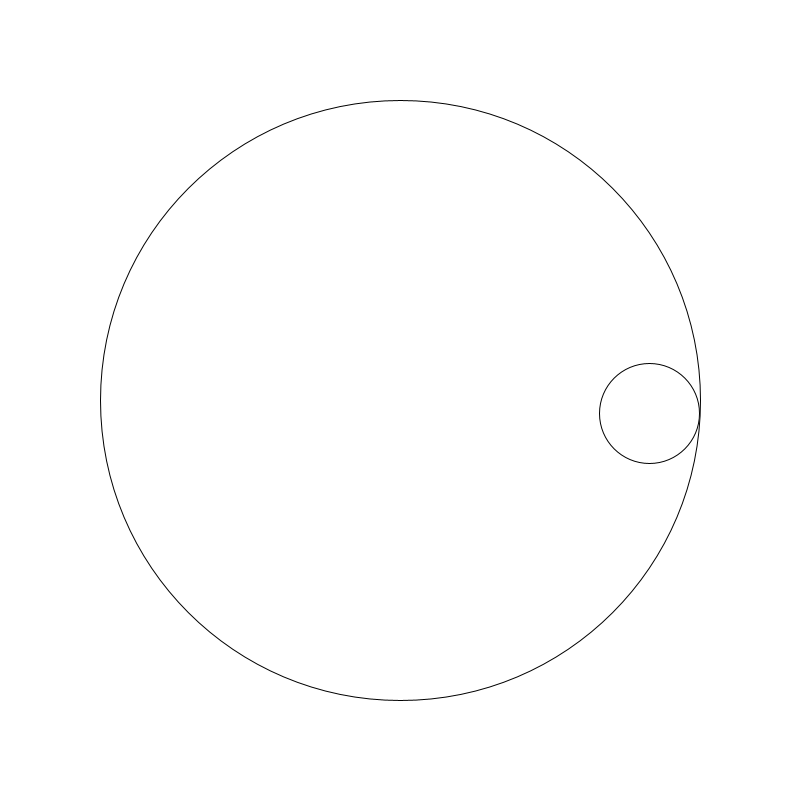
Frame 1 (no input)
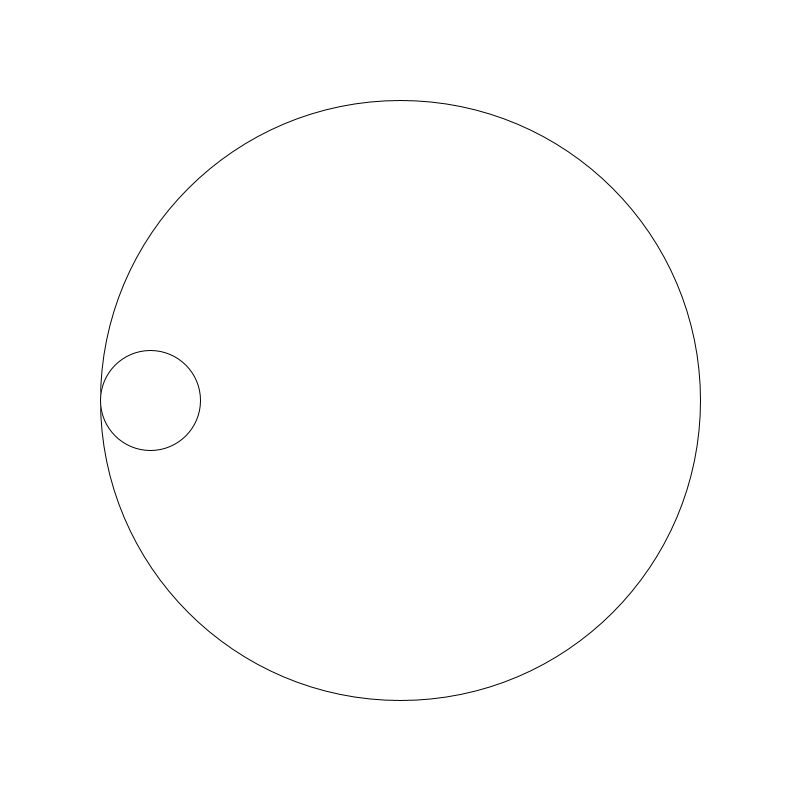
Frame 60 (the mouse pressed at the canvas centre just before this capture)
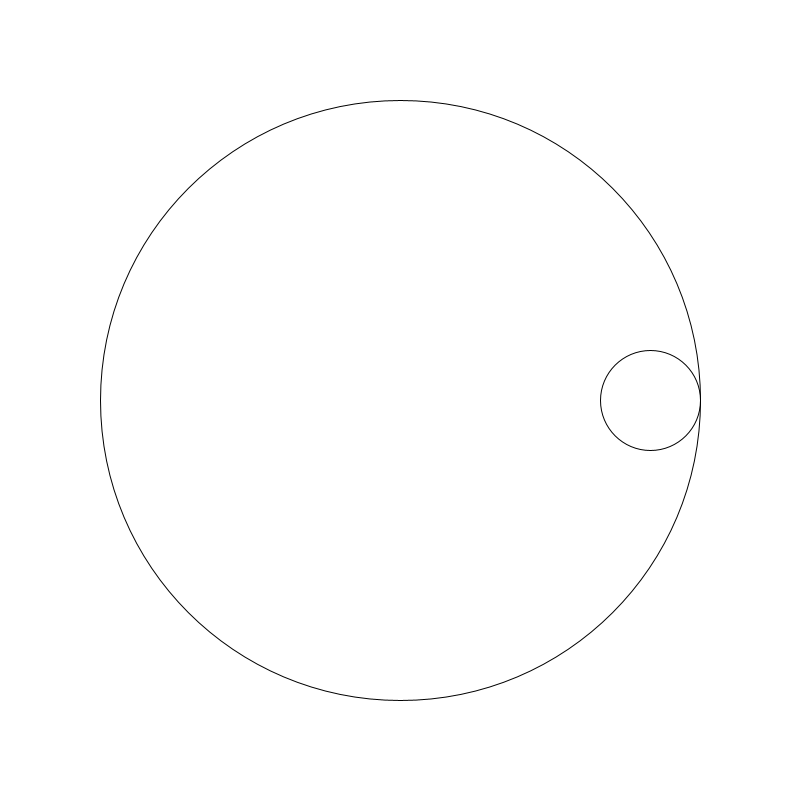
Frame 120 (the mouse held since frame 60 and released just before this capture)

The Processing sketch that drew these frames (run headless with seeded random() and noise(); from frame 60 on, the mouse is pressed at the canvas centre):

// Processing sketch: Circle_tail_auto
// ── Circle_tail_auto.pde
float []cx = new float[2];
float []cy = new float[2];
float []r = new float[2];
float theta[] = new float[2];

void setup(){
  size(800,800);
  cx[0] = width / 2;
  cy[0] = height /2;
  r[0] = 300;
  r[1] = 50;
  cx[1] = width / 2 + r[0]* cos(theta[0]) - r[1] * cos(theta[0]);
  cy[1] = height /2 + r[0]* sin(theta[1]) - r[1] * sin(theta[1]);
}

void Update(){
  theta[0] += PI / 60;
  theta[1] += PI / 60;
  cx[1] = width / 2 + r[0]* cos(theta[0]) - r[1] * cos(theta[0]);
  cy[1] = height /2 + r[0]* sin(theta[1]) - r[1] * sin(theta[1]);
}

void draw(){
  background(255,255,255);
  Update();
  ellipse(cx[0],cy[0],r[0] * 2,r[0] * 2);
  ellipse(cx[1],cy[1],r[1] * 2,r[1] * 2);
}
